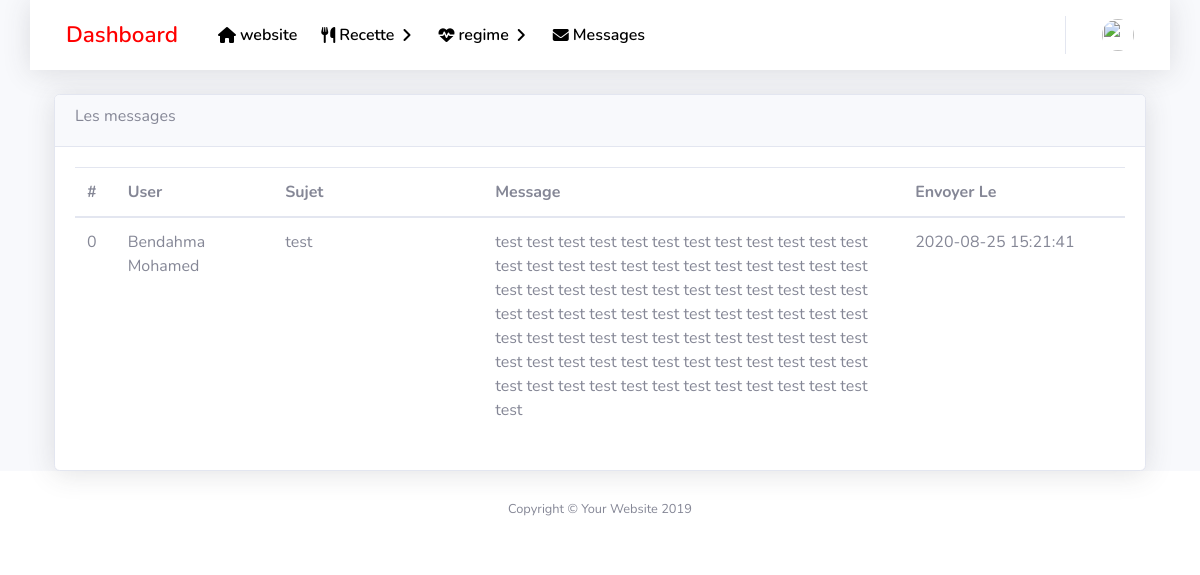
The page /admin/messages.php on the database as committed earlier.
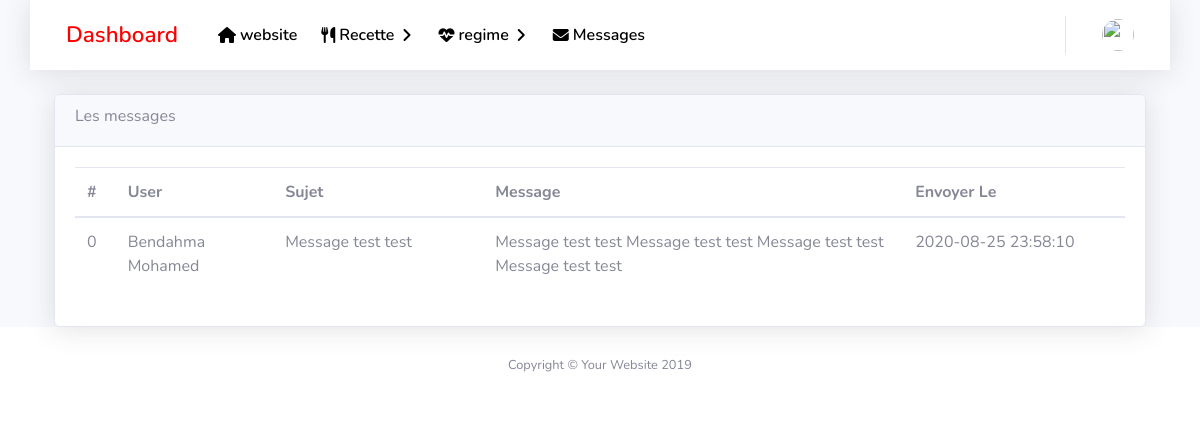
The same page on the database as committed later.
### tables this page shows
CREATE TABLE `messages` (
  `id` int(11) DEFAULT NULL,
  `user_name` text NOT NULL,
  `object` text NOT NULL,
  `body` text NOT NULL,
  `send_at` datetime NOT NULL
);

### admin/functions/data.php (called while the page is built, shortened)
<?php require('./../functions/init.php'); ?>
<?php
        $sql = "SELECT * FROM `messages`;" ;
        $dataMessages = mysqli_query($connect,$sql) or die(mysqli_error($connect));
?>

### admin/messages.php (the view)
<?php include('./inc/header.php'); ?>
<?php include('./functions/data.php'); ?>
 <div id="content-wrapper" class="d-flex flex-column ">
<div id="content">
  <?php include("./inc/topNav.php"); ?>
  <div class="container">
        <div class="card card-default shadow">
            <div class="card-header">
                <h6>Les messages</h6>
            </div>
            <div class="card-body">
                <table class="table">
                    <thead>
                        <tr>
                            <th>#</th>
                            <th width="15%">User</th>
                            <th width="20%">Sujet</th>
                            <th width="40%">Message</th>
                            <th>Envoyer Le</th>
                        </tr>
                    </thead>
                    <tbody>
                        <?php $i=0; while($row = mysqli_fetch_assoc($dataMessages)){ ?>
                        <tr>
                            <td> <?php echo $i++; ?> </td>
                            <td> <?php  echo $row['user_name'] ?> </td>
                            <td> <?php  echo $row['object'] ?> </td>
                            <td> <?php  echo $row['body'] ?> </td>
                            <td> <?php  echo $row['send_at'] ?> </td>
                        </tr>
                        <?php } ?>
                    </tbody>
                </table>
            </div>
        </div>
  </div>
</div>
<?php include('./inc/footer.php'); ?>

Rows that differ between the two databases and show on the page:
changed messages "Bendahma Mohamed": object "test" → "Message test test"; body "test test test test test test test test test test test test test test test test test test test test test test test test test test test test test test test test test test test test test test test test test test test test test test test test test test test test test test test test test test test test test test test test test test test test test test test test test test test test test test test test test test test test test" → "Message test test Message test test Message test test Message test test"; send_at "2020-08-25 15:21:41" → "2020-08-25 23:58:10"
